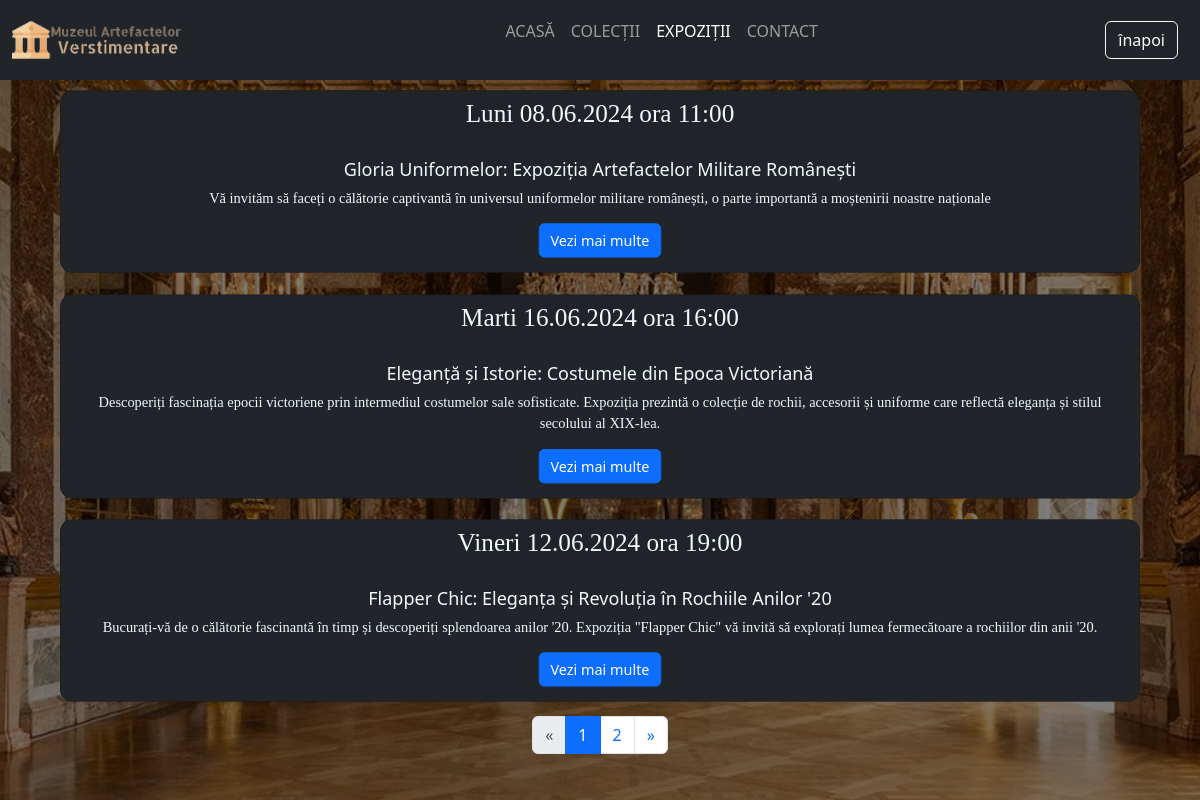
/exhibition.php (signed in), run on the app's committed database.
### tables this page shows
CREATE TABLE `exhibitions` (
  `id` int(11) NOT NULL,
  `date` varchar(255) NOT NULL,
  `title` varchar(255) NOT NULL,
  `short_description` varchar(255) NOT NULL,
  `complete_description` text NOT NULL,
  `images` varchar(255) NOT NULL
);

### exhibition.php (the view, shortened to what this page needs)
<?php
require_once('connection.php');
$num_per_page=3;
if(isset($_GET["page"]))
{
    $page=$_GET["page"];
}
else
{
    $page =1;
}
$start_from=($page-1) * 3;
$getExhibitionsSQL = "SELECT * FROM `exhibitions` limit $start_from,$num_per_page";
$result = mysqli_query($connection, $getExhibitionsSQL);
?>
<!DOCTYPE html>
<html lang="en">
<head>
    <link rel="stylesheet" href="style.css">
    <link href="https://cdn.jsdelivr.net/npm/bootstrap@5.3.2/dist/css/bootstrap.min.css" rel="stylesheet"
>
    <link rel="stylesheet" href="https://cdn.jsdelivr.net/npm/bootstrap-icons@1.11.1/font/bootstrap-icons.css">
</head>
<body>
    <div class="main">
        <div class="navbar">
            <div class="menu">
            <nav class="navbar navbar-expand-lg navbar-dark bg-dark fixed-top">
          <div class="container-fluid">
            <a class="navbar-brand" href="#">
                <img src="LOGOO.png" alt="Descrierea imaginii" id="Logo">
            </a>
            <div class="offcanvas offcanvas-end bg-dark" tabindex="-1" aria-labelledby="offcanvasNavbarLabel" id="offcanvasNavbar">
              <div class="offcanvas-body">
                  <ul class="navbar-nav ms-auto mb-2 mb-lg-0">
                    <li class="nav-item">
                      <a class="nav-link " aria-current="page" href="home.php">ACASĂ</a>
                    </li>
                    <li class="nav-item">
                      <a class="nav-link " href="collection.php">COLECȚII</a>
                    </li>
                    <li class="nav-item">
                      <a class="nav-link active" href="exhibition.php">EXPOZIȚII</a>
                    </li>
                    <li class="nav-item">
                      <a class="nav-link " href="contact.html">CONTACT</a>
                    </li>
                    </ul>
                        <ul class="navbar-nav ms-auto mb-2 mb-lg-0">
                            <li class="nav-but" style="color: white;">
                                <a class="btn btn-outline-light" href="home.php" id="btn-back">înapoi</a>
                            </li>
                        </ul>
                </div>
            </div>
            </nav>
            </div>
        </div>
        <?php
            while($row = mysqli_fetch_assoc($result)){
        ?>
        <div class="card text-center bg-dark" style="border-radius: 14px;">
            <div class="card-header" style="color: aliceblue; font-family: Cambria, Cochin, Georgia, Times, 'Times New Roman', serif;">
                <h3> <?php echo $row["date"];?> </h3>
            </div>
            <div class="card-body">
                <h5 class="card-title" style="color: aliceblue;"><?php echo $row["title"];?></h5>
                <p class="card-text" style="color: aliceblue;"><?php echo $row["short_description"];?></p>
                <a href="exhibition_details.php?exhibitionId=<?php echo $row["id"];?>" class="btn btn-primary">Vezi mai multe</a>
            </div>
        </div>
        <?php
            }
        ?>
        <?php
            $getExhibitionsSQL = "SELECT * FROM `exhibitions`";
            $result = mysqli_query($connection, $getExhibitionsSQL);
            $total_cards = mysqli_num_rows($result);
            $total_pages = ceil($total_cards / $num_per_page);
        ?>
        <nav aria-label="Page navigation example">
            <ul class="pagination justify-content-center" style="margin-top:4px;">
                <li class="page-item <?php echo ($page <= 1) ? 'disabled' : ''; ?>">
                    <a class="page-link" href="<?php echo sprintf("exhibition.php?page=%d", max(1, $page - 1)); ?>" aria-label="Previous">
                        <span aria-hidden="true">&laquo;</span>
                    </a>
                </li>
                <?php for ($i = 1; $i <= $total_pages; $i++) : ?>
                    <li class="page-item <?php echo ($page == $i) ? 'active' : ''; ?>">
                        <a class="page-link" href="<?php echo sprintf("exhibition.php?page=%d", $i); ?>"><?php echo $i; ?></a>
                    </li>
                <?php endfor; ?>
                <li class="page-item <?php echo ($page >= $total_pages) ? 'disabled' : ''; ?>">
                    <a class="page-link" href="<?php echo sprintf("exhibition.php?page=%d", min($total_pages, $page + 1)); ?>" aria-label="Next">
                        <span aria-hidden="true">&raquo;</span>
                    </a>
                </li>
            </ul>
        </nav>
    </div>
</body>
</html>

### style.css (style rules this page uses)
* { margin: 0; padding: 0; }
.main { width: 100%; background:linear-gradient(to top, rgba(0,0,0,0.5)70%,rgba(0,0,0,0.5)30%), url(background.jpg); background-position: center; background-size: cover; height: 100vh; }
.navbar { height: 80px; margin: auto; }
.navbar .navbar-nav .nav-but { padding: 10px; }
.menu { width: 100%; }
#Logo { width: 85%; }
.card { transition: transform 0.2s; transform: scale(0.9); }
.carousel-inner h5 ,p { font-family: Georgia, 'Times New Roman', Times, serif; }

### data on the page
exhibitions: date "Luni 08.06.2024 ora 11:00", title "Gloria Uniformelor: Expoziția Artefactelor Militare Românești", short_description "Vă invităm să faceți o călătorie captivantă în universul uniformelor militare românești, o parte importantă a moștenirii noastre naționale"
exhibitions: date "Marti 16.06.2024 ora 16:00", title "Eleganță și Istorie: Costumele din Epoca Victoriană", short_description "Descoperiți fascinația epocii victoriene prin intermediul costumelor sale sofisticate. Expoziția prezintă o colecție de rochii, accesorii și uniforme care reflectă eleganța și stilul secolului al XIX-lea."
exhibitions: date "Vineri 12.06.2024 ora 19:00", title "Flapper Chic: Eleganța și Revoluția în Rochiile Anilor '20", short_description "Bucurați-vă de o călătorie fascinantă în timp și descoperiți splendoarea anilor '20. Expoziția \"Flapper Chic\" vă invită să explorați lumea fermecătoare a rochiilor din anii '20."
